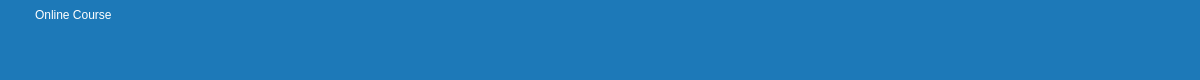
<?xml version="1.0" encoding="UTF-8"?>
<ui version="4.0">
 <class>Title</class>
 <widget class="QWidget" name="Title">
  <property name="geometry">
   <rect>
    <x>0</x>
    <y>0</y>
    <width>1200</width>
    <height>80</height>
   </rect>
  </property>
  <property name="windowTitle">
   <string>Form</string>
  </property>
  <property name="styleSheet">
   <string notr="true"/>
  </property>
  <widget class="QPushButton" name="btnMin">
   <property name="geometry">
    <rect>
     <x>1110</x>
     <y>10</y>
     <width>20</width>
     <height>20</height>
    </rect>
   </property>
   <property name="styleSheet">
    <string notr="true">QPushButton{
image: url(:/images/min.png);
border-style:outset;
}
QPushButton:hover
{
image: url(:/images/min_hover.png);
}
QPushButton:pressed
{
image: url(:/images/min_pressed.png);
}</string>
   </property>
   <property name="text">
    <string/>
   </property>
  </widget>
  <widget class="QPushButton" name="btnClose">
   <property name="geometry">
    <rect>
     <x>1170</x>
     <y>10</y>
     <width>20</width>
     <height>20</height>
    </rect>
   </property>
   <property name="styleSheet">
    <string notr="true">QPushButton{
image: url(:/images/close.png);
border-style:outset;
}
QPushButton:hover
{
image: url(:/images/close_hover.png);
}
QPushButton:pressed
{
image: url(:/images/close_pressed.png);
}</string>
   </property>
   <property name="text">
    <string/>
   </property>
  </widget>
  <widget class="QPushButton" name="btnMax">
   <property name="geometry">
    <rect>
     <x>1140</x>
     <y>10</y>
     <width>20</width>
     <height>20</height>
    </rect>
   </property>
   <property name="styleSheet">
    <string notr="true">QPushButton{
image: url(:/images/max.png);
border-style:outset;
}
QPushButton:hover
{
image: url(:/images/max_hover.png);
}
QPushButton:pressed
{
image: url(:/images/max_pressed.png);
}</string>
   </property>
   <property name="text">
    <string/>
   </property>
  </widget>
  <widget class="QLabel" name="label">
   <property name="geometry">
    <rect>
     <x>0</x>
     <y>0</y>
     <width>1201</width>
     <height>80</height>
    </rect>
   </property>
   <property name="styleSheet">
    <string notr="true">background-color: rgb(29, 121, 184);</string>
   </property>
   <property name="text">
    <string/>
   </property>
  </widget>
  <widget class="QLabel" name="label_2">
   <property name="geometry">
    <rect>
     <x>5</x>
     <y>5</y>
     <width>20</width>
     <height>20</height>
    </rect>
   </property>
   <property name="styleSheet">
    <string notr="true">image: url(:/images/logo.png);</string>
   </property>
   <property name="text">
    <string/>
   </property>
  </widget>
  <widget class="QLabel" name="label_3">
   <property name="geometry">
    <rect>
     <x>35</x>
     <y>5</y>
     <width>161</width>
     <height>20</height>
    </rect>
   </property>
   <property name="styleSheet">
    <string notr="true">color: rgb(255, 255, 255);
font: 200 italic 9pt &quot;Consolas&quot;;</string>
   </property>
   <property name="text">
    <string>Online Course</string>
   </property>
  </widget>
  <widget class="QPushButton" name="btnSetting">
   <property name="geometry">
    <rect>
     <x>1080</x>
     <y>10</y>
     <width>20</width>
     <height>20</height>
    </rect>
   </property>
   <property name="styleSheet">
    <string notr="true">QPushButton{
image: url(:/images/setting.png);
border-style:outset;
}
QPushButton:hover
{
image: url(:/images/setting_hover.png);
}
QPushButton:pressed
{
image: url(:/images/setting_pressed.png);
}</string>
   </property>
   <property name="text">
    <string/>
   </property>
  </widget>
  <widget class="QPushButton" name="pushButton">
   <property name="geometry">
    <rect>
     <x>430</x>
     <y>10</y>
     <width>60</width>
     <height>60</height>
    </rect>
   </property>
   <property name="styleSheet">
    <string notr="true">image: url(:/images/home_pressed.png);
border-style:outset;</string>
   </property>
   <property name="text">
    <string/>
   </property>
  </widget>
  <widget class="QPushButton" name="pushButton_2">
   <property name="geometry">
    <rect>
     <x>570</x>
     <y>10</y>
     <width>60</width>
     <height>60</height>
    </rect>
   </property>
   <property name="styleSheet">
    <string notr="true">QPushButton{
image: url(:/images/course.png);
border-style:outset;
}
QPushButton:hover
{
image: url(:/images/course_hover.png);
}</string>
   </property>
   <property name="text">
    <string/>
   </property>
  </widget>
  <widget class="QPushButton" name="pushButton_3">
   <property name="geometry">
    <rect>
     <x>710</x>
     <y>10</y>
     <width>60</width>
     <height>60</height>
    </rect>
   </property>
   <property name="styleSheet">
    <string notr="true">QPushButton{
image: url(:/images/discuss.png);
border-style:outset;
}
QPushButton:hover
{
image: url(:/images/discuss_hover.png);
}</string>
   </property>
   <property name="text">
    <string/>
   </property>
  </widget>
  <widget class="QPushButton" name="btnDownload">
   <property name="geometry">
    <rect>
     <x>1149</x>
     <y>40</y>
     <width>35</width>
     <height>35</height>
    </rect>
   </property>
   <property name="styleSheet">
    <string notr="true">QPushButton{
image: url(:/images/download.png);
border-style:outset;
}
QPushButton:hover
{
image: url(:/images/download_hover.png);
}
QPushButton:pressed
{
image: url(:/images/download_pressed.png);
}</string>
   </property>
   <property name="text">
    <string/>
   </property>
  </widget>
  <widget class="QPushButton" name="btnFriend">
   <property name="geometry">
    <rect>
     <x>1090</x>
     <y>40</y>
     <width>35</width>
     <height>35</height>
    </rect>
   </property>
   <property name="styleSheet">
    <string notr="true">QPushButton{
image: url(:/images/friend.png);
border-style:outset;
}
QPushButton:hover
{
image: url(:/images/friend_hover.png);
}
QPushButton:pressed
{
image: url(:/images/friend_pressed.png);
}</string>
   </property>
   <property name="text">
    <string/>
   </property>
  </widget>
  <widget class="QPushButton" name="btnUser">
   <property name="geometry">
    <rect>
     <x>1030</x>
     <y>40</y>
     <width>35</width>
     <height>35</height>
    </rect>
   </property>
   <property name="styleSheet">
    <string notr="true">QPushButton{
image: url(:/images/user.png);
border-style:outset;
}
QPushButton:hover
{
image: url(:/images/user_hover.png);
}
QPushButton:pressed
{
image: url(:/images/user_pressed.png);
}</string>
   </property>
   <property name="text">
    <string/>
   </property>
  </widget>
  <zorder>label</zorder>
  <zorder>btnMin</zorder>
  <zorder>btnClose</zorder>
  <zorder>btnMax</zorder>
  <zorder>label_2</zorder>
  <zorder>label_3</zorder>
  <zorder>btnSetting</zorder>
  <zorder>pushButton</zorder>
  <zorder>pushButton_2</zorder>
  <zorder>pushButton_3</zorder>
  <zorder>btnDownload</zorder>
  <zorder>btnFriend</zorder>
  <zorder>btnUser</zorder>
 </widget>
 <resources/>
 <connections/>
</ui>
